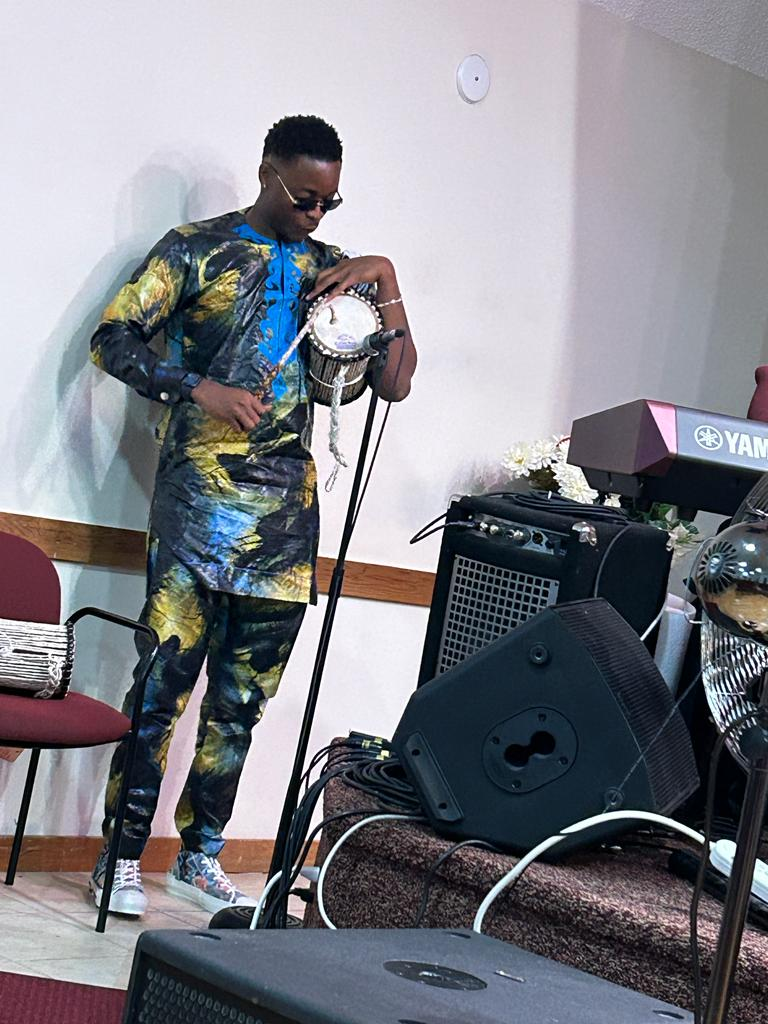
#> input picture WhatsApp Image 2023-10-04 at 21.18.08.jpg, 768 x 1024 px, found by its file name
$ python transformations.py
#> lines starting #> are read from the running program, lines starting #| are printed output that depends on the picture
import cv2
import numpy as np

img = cv2.imread("D:\computer vision\opencv\WhatsApp Image 2023-10-04 at 21.18.08.jpg")
#> img is the input picture: shape (1024, 768, 3); mean B, G, R 136.1, 128.7, 128
#cv2.imshow("Tobi",img)

#translation(moving)
def translate(img,x,y):
    #performs shifting of images
    #-x --> Left
    #-y --> Up
    #x --> Right
    #y --> Down
#> called with x = 200, y = -300
    transMat = np.float32(([1,0,x],[0,1,y]))
    dimension = (img.shape[1],img.shape[0])
#> dimension = (768, 1024)
    return cv2.warpAffine(img,transMat,dimension)
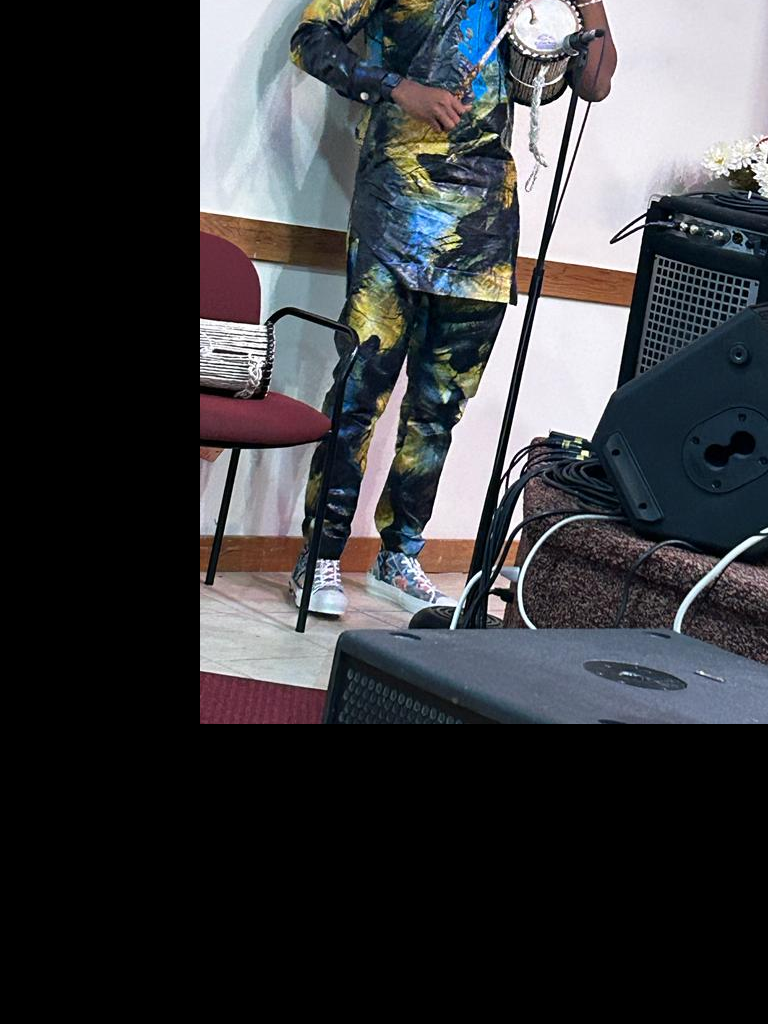
#> returned value: shape (1024, 768, 3); mean of channels 0, 1, 2 62.4, 59.1, 58.2; drawn as B, G, R
translate_img = translate(img,200,- 300)
cv2.imshow('translated',translate_img)

#rotation
def Rotate(img,angle,rotation_point = None):
#> called with angle = -90
    (height,width) = img.shape[:2]
#> height = 1024; width = 768
    if rotation_point is None:
        rotation_point = (width // 2,height//2) #rotate around center
#> rotation_point = (384, 512)
    rotMat = cv2.getRotationMatrix2D(rotation_point,angle,1.0)
    dimensions = (width,height)
#> dimensions = (768, 1024)
    return cv2.warpAffine(img,rotMat,dimensions)
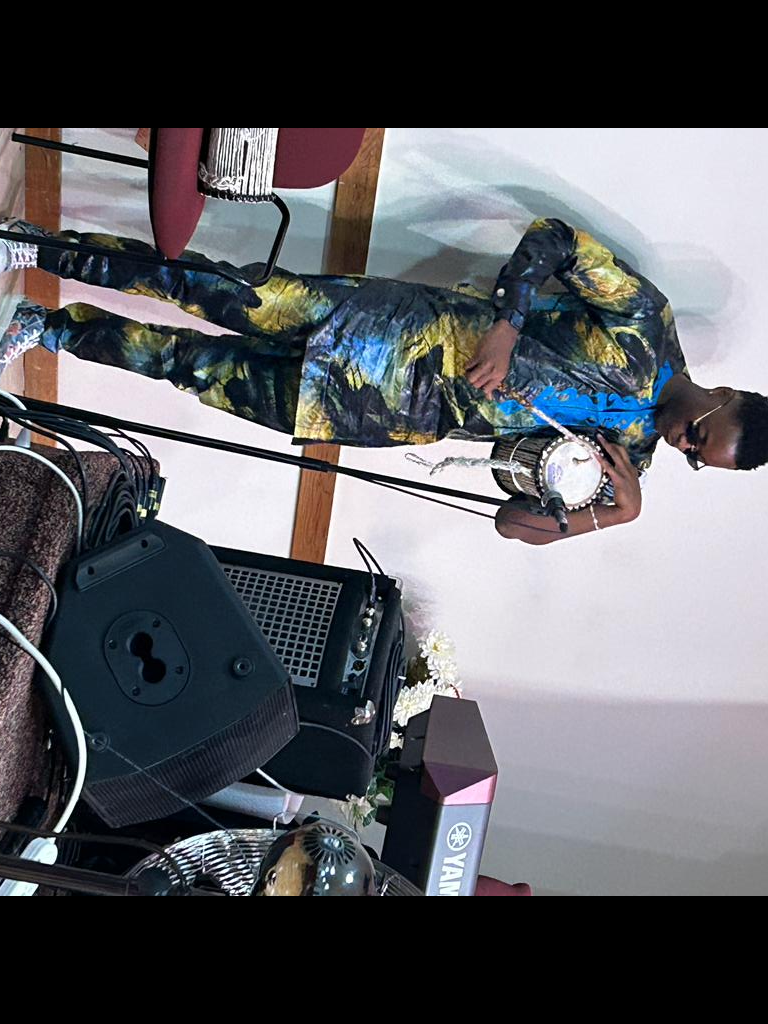
#> returned value: shape (1024, 768, 3); mean of channels 0, 1, 2 97.1, 92.2, 90.9; drawn as B, G, R
rotated_img = Rotate(img,-90)
cv2.imshow('rotated',rotated_img)

#resizing
resized_img = cv2.resize(img,(500,500),interpolation = cv2.INTER_CUBIC)
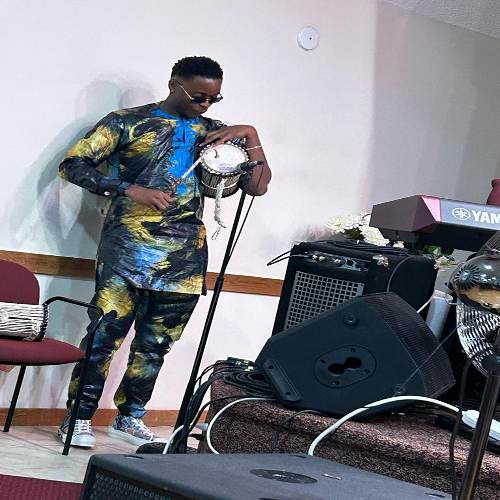
#> resized_img: shape (500, 500, 3); mean B, G, R 136.1, 128.7, 128
cv2.imshow('resized',resized_img)

#flipping
flip_img = cv2.flip(img,0)
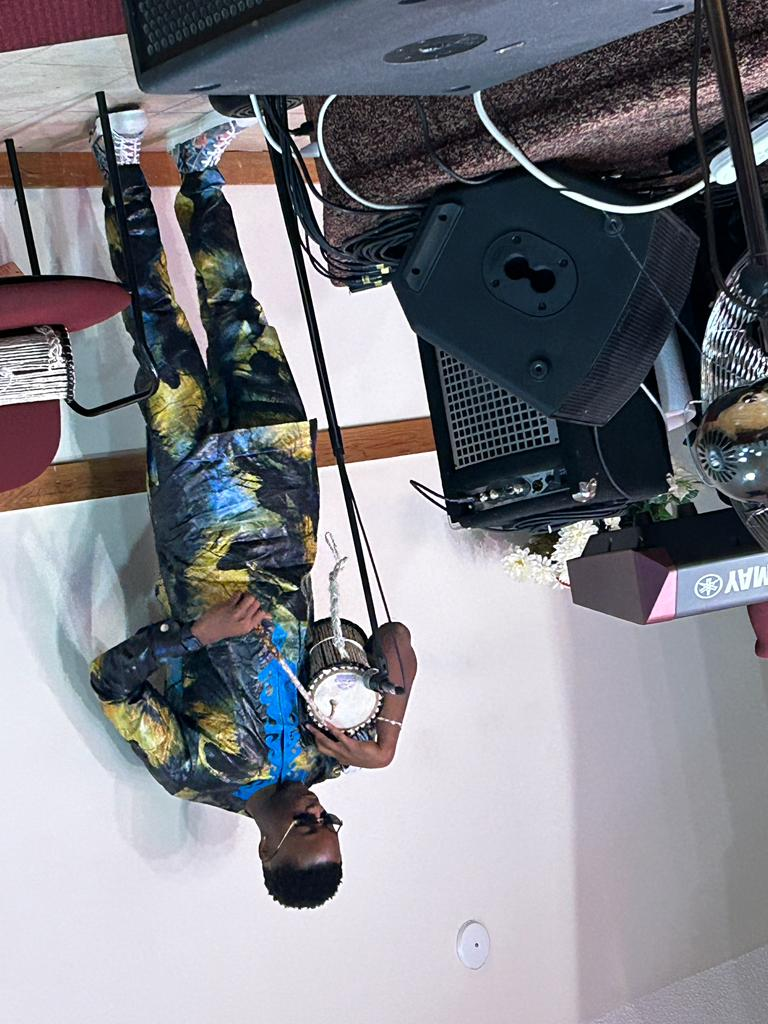
#> flip_img: shape (1024, 768, 3); mean B, G, R 136.1, 128.7, 128
cv2.imshow('flip',flip_img)

#cropping
cropped_img = img[200:500,400:600]
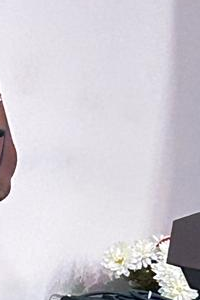
#> cropped_img: shape (300, 200, 3); mean B, G, R 212.7, 205.2, 208.9
cv2.imshow('cropped',cropped_img)
cv2.waitKey()
